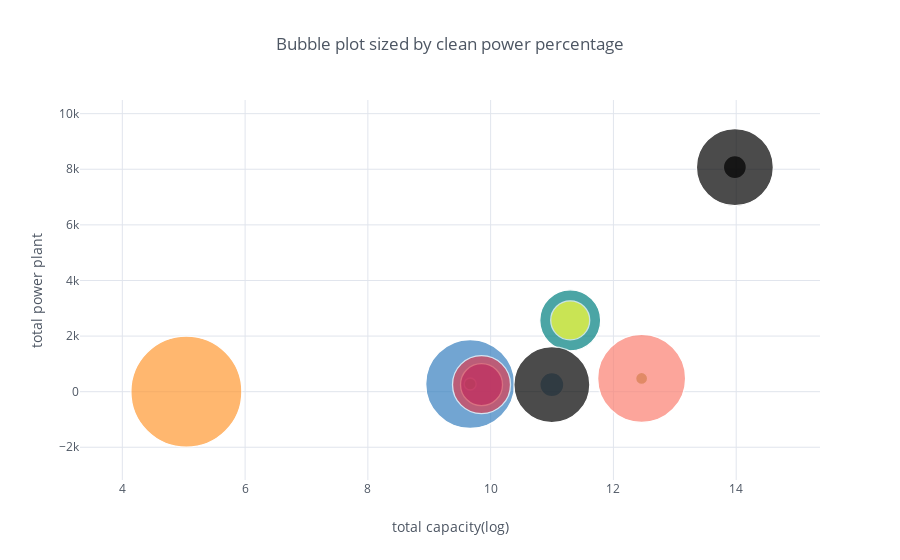

This figure's notebook cell:
### Code cell
final.iplot(y='count', x='logsum', kind='bubble',
                xTitle='total capacity(log)', yTitle='total power plant',
                size='clean_capacity_pct',
                text = ['country','clean_capacity_pct'],
                title='Bubble plot sized by clean power percentage')

### Figure 1 — Plotly figure (JSON) as saved in the notebook; plotly's stock layout.template omitted (floating-point values rounded to 4 significant figures)
{"data": [{"marker": {"color": ["rgb(255, 153, 51)", "rgb(55, 128, 191)", "rgb(50, 171, 96)", "rgb(128, 0, 128)", "rgb(219, 64, 82)", "rgb(0, 128, 128)", "rgb(255, 255, 51)", "rgb(128, 128, 0)", "rgb(251, 128, 114)", "rgb(128, 177, 211)"], "line": {"width": 1.3}, "size": [111, 89, 12, 42, 58, 61, 39, 12, 88, 24, 76, 23, 77], "symbol": "circle"}, "mode": "markers", "text": ["['AUS', 1.0]", "['CAN', 0.8148265503998784]", "['CAN', 0.18517344960012158]", "['CHL', 0.43279794777207176]", "['CHL', 0.5672020522279282]", "['GBR', 0.5900199060454526]", "['GBR', 0.40998009395454743]", "['IND', 0.19123657028754554]", "['IND', 0.8087634297124544]", "['MEX', 0.2868568939958626]", "['MEX', 0.7131431060041374]", "['USA', 0.2823771675864788]", "['USA', 0.7176228324135212]"], "type": "scatter", "uid": "27c800f1-e5f2-4ad3-8e28-917b8b1aa683", "x": [5.043, 9.666, 9.666, 9.851, 9.851, 11.3, 11.3, 12.46, 12.46, 11.0, 11.0, 13.98, 13.98], "y": [2, 276, 276, 253, 253, 2567, 2567, 477, 477, 251, 251, 8077, 8077]}], "layout": {"legend": {"bgcolor": "#FFFFFF", "font": {"color": "#4D5663"}}, "paper_bgcolor": "#FFFFFF", "plot_bgcolor": "#FFFFFF", "title": {"font": {"color": "#4D5663"}, "text": "Bubble plot sized by clean power percentage"}, "xaxis": {"gridcolor": "#E1E5ED", "showgrid": true, "tickfont": {"color": "#4D5663"}, "title": {"font": {"color": "#4D5663"}, "text": "total capacity(log)"}, "zerolinecolor": "#E1E5ED"}, "yaxis": {"gridcolor": "#E1E5ED", "showgrid": true, "tickfont": {"color": "#4D5663"}, "title": {"font": {"color": "#4D5663"}, "text": "total power plant"}, "zerolinecolor": "#E1E5ED"}}}
